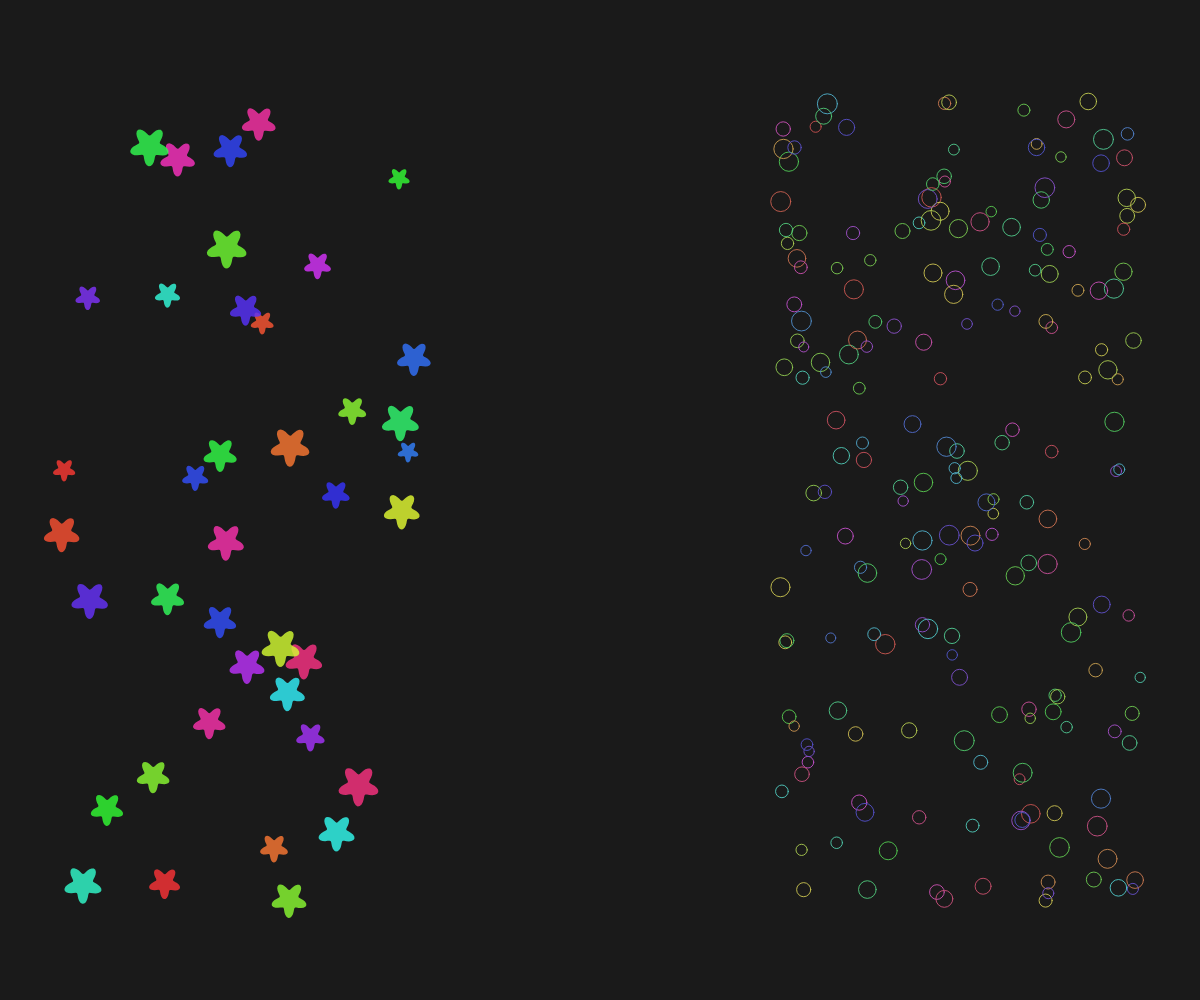
Frame 1 (no input)
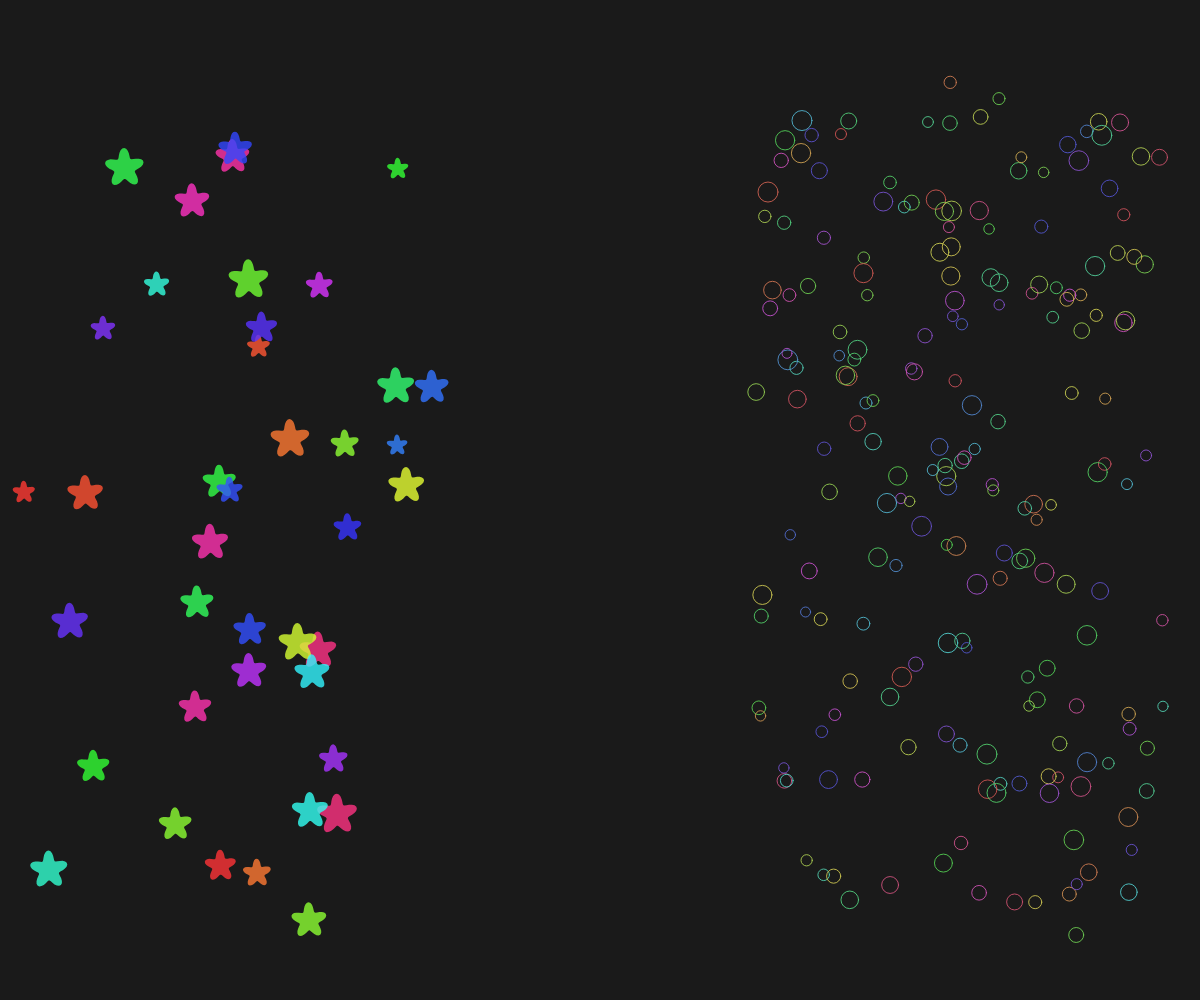
Frame 60 (no input)
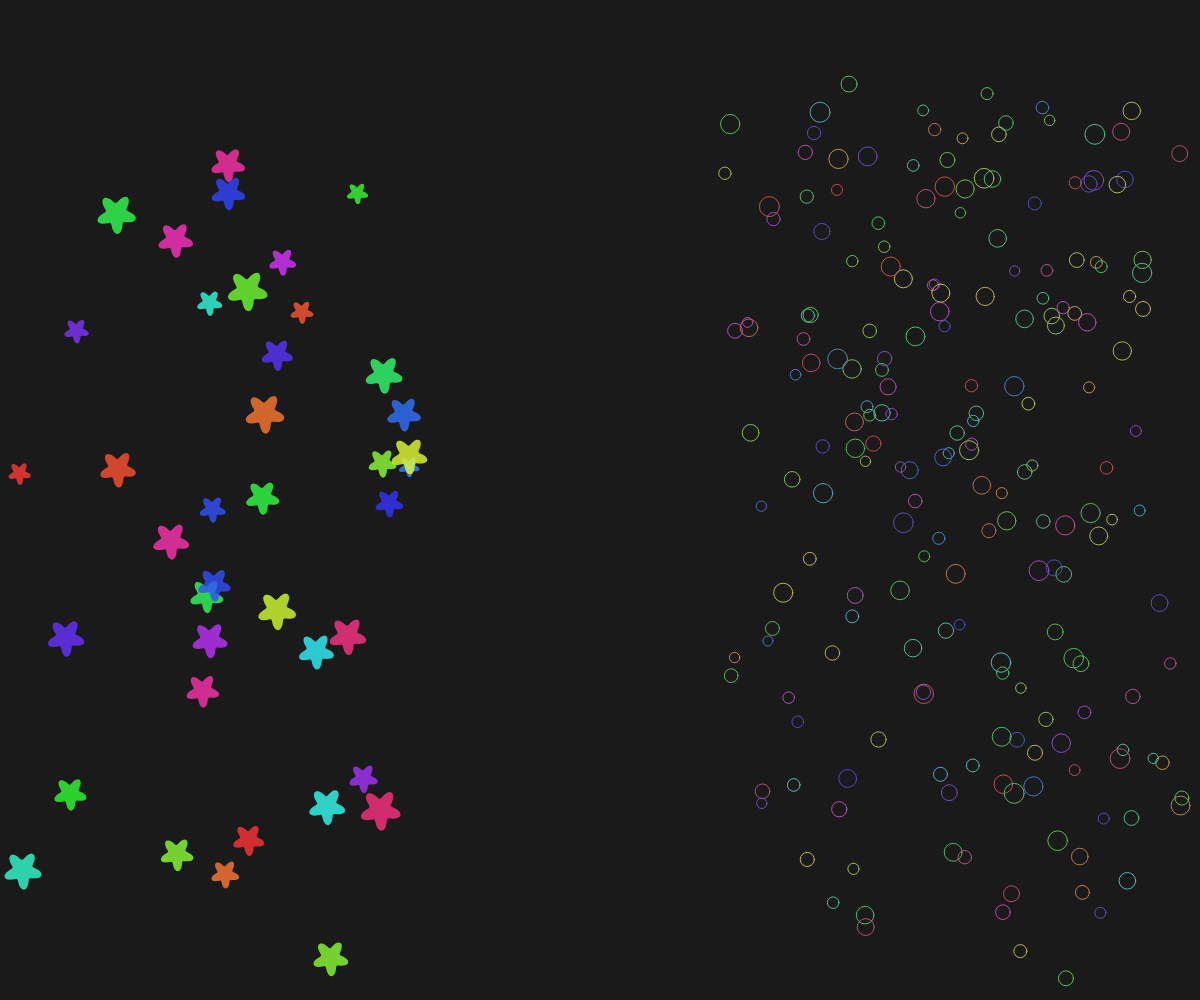
Frame 120 (the mouse pressed at the canvas centre since frame 60)

The p5.js sketch that drew these frames (run headless with seeded random() and noise() and a simulated clock; from frame 60 on, the mouse is pressed at the canvas centre):

// p5.js sketch
// ── sketch.js
// ==========================================================
//  Two Particle Systems with Noise Motion and Edge Borders
//  System 1: 5-petal flower shapes (left region)
//  System 2: circles (right region)
//  Fullscreen canvas
// ==========================================================

let system1 = [];
let system2 = [];

function setup() {
  createCanvas(windowWidth, windowHeight);
  colorMode(HSB, 360, 100, 100);

  // Number of particles per system
  const numStaff = 40;
  const numStudents = 200;

  // Left spawn region (30% width)
  for (let i = 0; i < numStaff; i++) {
    let x = random(0.05 * width, 0.35 * width);
    let y = random(0.1 * height, 0.9 * height);
    system1.push(new FlowerParticle(x, y));
  }

  // Right spawn region (30% width)
  for (let i = 0; i < numStudents; i++) {
    let x = random(0.65 * width, 0.95 * width);
    let y = random(0.1 * height, 0.9 * height);
    system2.push(new CircleParticle(x, y));
  }
}

function draw() {
  background(0, 0, 10);

  // Update and display system1 (flowers)
  for (let p of system1) {
    p.update();
    p.edges();
    p.show();
  }

  // Reset glow for all circles first
  for (let p of system2) {
    p.glow = 0;
  }

  // Check proximity and update glow
  for (let flower of system1) {
    for (let circle of system2) {
      let d = dist(flower.pos.x, flower.pos.y, circle.pos.x, circle.pos.y);
      let maxDistance = 150; // Maximum distance for glow effect
      
      if (d < maxDistance) {
        // Inverse relationship: closer = more glow
        let proximityGlow = map(d, 0, maxDistance, 1, 0);
        circle.glow = max(circle.glow, proximityGlow);
      }
    }
  }

  // Update and display system2 (circles)
  for (let p of system2) {
    p.update();
    p.edges();
    p.show();
  }
}

// ----------------------------------------------------------
//  Particle Base Class
// ----------------------------------------------------------

class Particle {
  constructor(x, y) {
    this.pos = createVector(x, y);
    this.vel = p5.Vector.random2D().mult(0.5);
    this.t = random(1000); // noise seed
    this.speed = 1.2;
    this.size = random(10, 20);
    this.hue = random(0, 360);
    this.drift = 0; // default, will override in subclasses
  }

  update() {
    // Smooth Perlin noise direction
    let angle = noise(this.t) * TWO_PI * 4;
    let dir = p5.Vector.fromAngle(angle);

    // Smoothly steer towards noise direction
    this.vel.lerp(dir, 0.05);

    // Add system-specific drift
    this.vel.x += this.drift;

    // Move without mutating velocity
    let stepMotion = this.vel.copy().mult(this.speed);
    this.pos.add(stepMotion);

    this.t += 0.01;
  }

  edges() {
    // Soft bounce off borders
    if (this.pos.x < this.size || this.pos.x > width - this.size)
      this.vel.x *= -1;
    if (this.pos.y < this.size || this.pos.y > height - this.size)
      this.vel.y *= -1;
  }
}

// ----------------------------------------------------------
//  System 1: Flower Particles (5-petal shape)
// ----------------------------------------------------------

class FlowerParticle extends Particle {
  show() {
    push();
    translate(this.pos.x, this.pos.y);
    rotate(frameCount * 0.01);

    noStroke();
    fill(this.hue, 80, 100, 0.8);

    beginShape();
    for (let a = 0; a < TWO_PI; a += 0.1) {
      let r = 0.8 * this.size * (1 + 0.3 * sin(5 * a)); // 5 petals
      let x = r * cos(a);
      let y = r * sin(a);
      vertex(x, y);
    }
    endShape(CLOSE);

    pop();
  }
}

// ----------------------------------------------------------
//  System 2: Circle Particles
// ----------------------------------------------------------

class CircleParticle extends Particle {
  constructor(x, y) {
    super(x, y);
    this.glow = 0; // Glow intensity (0 to 1)
    this.baseSize = this.size; // Store original size
  }

  show() {
    push();
    
    // Calculate glow effects
    let glowSize = this.baseSize * (1 + this.glow * 0.5); // Size increases with glow
    let glowBrightness = 100; // Maximum brightness when glowing
    let glowAlpha = 0.9 + this.glow * 0.3; // Alpha increases with glow
    
    // Add a glow effect using multiple concentric circles
    if (this.glow > 0) {
      drawingContext.shadowBlur = 20 * this.glow;
      drawingContext.shadowColor = color(this.hue, 60, glowBrightness, 0.5).toString();
      
      // Outer glow circle
      noFill();
      stroke(this.hue, 60, glowBrightness, glowAlpha * 0.3);
      strokeWeight(2);
      ellipse(this.pos.x, this.pos.y, glowSize * 1.5, glowSize * 1.5);
    } else {
      drawingContext.shadowBlur = 0;
    }
    
    // Main circle
    noFill();
    stroke(this.hue, 60, 80 + this.glow * 20, glowAlpha);
    strokeWeight(1 + this.glow * 2);
    ellipse(this.pos.x, this.pos.y, glowSize, glowSize);
    
    // Inner bright circle when glowing strongly
    if (this.glow > 0.7) {
      fill(this.hue, 40, 100, this.glow * 0.5);
      noStroke();
      ellipse(this.pos.x, this.pos.y, glowSize * 0.3, glowSize * 0.3);
    }
    
    pop();
  }
}

// ----------------------------------------------------------

function windowResized() {
  resizeCanvas(windowWidth, windowHeight);
}
